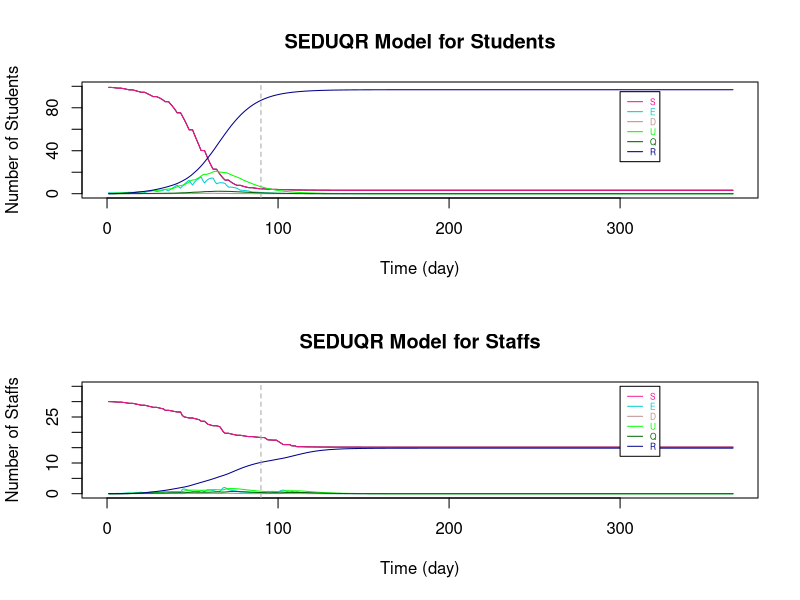

This chart was generated by the following R code:
# Variation in Between Bubbles Contact Number = 5
# (da9)
###################################################################################################################

# Parameters
Ta = matrix(c(0.64,1), nrow = 2) # transmissibility of student and staff
Ca = matrix(c(0.79,1), nrow = 1)  # susceptibility of student and staff
tau = c(0.54, 0.54/2)  # individual transmission rate within and outside the bubble
# set p: the transmission rate: 
p1 = Ta %*% Ca
# p = (student-student same bubble, student-student different, staff-student, student-staff, staff-staff both teaching same or different bubbles)
p = c(p1[1,1]*tau[1], p1[1,1]*tau[2], p1[2,1]*tau[2], p1[1,2]*tau[2], p1[2,2]*tau[2]) #RHO

a = 0.2  # ALPHA: rate from latent to infection
d = c(0.1,0.3) # d:probability of an infection is detectable/symptomatic for student and staff
e = 0.138 # EPSILON: the relative transmission for undetectable compared to detectable
o = 0.75  # THETA: rate of getting quanrantined 
y = 0.1 # GAMMA:recovery rate (differ by age and compartments)

r.values = c(9,3,10,3,3)  # r:contact r people (should be changing with time), in the same order as p (RHO)

T = 366
N = 10 # student number in each bubble


###################################################################################################################

# Define dataframe - students bubbles 1-10 and total staff
# Define array 
B <- matrix(rep(0), T, 7)
A <- array(rep(B), dim = c(T, 7, 11))

A[,1,] <- 10 #  S
A[,7,] <- 10 #  N
A[,1,11] <- 30  # 30 staffs are S initially
A[,7,11] <- 55 #  55 staffs in total (20 of them work from home)
A[1,,1] <- c(9,1,0,0,0,0,10)   # initials

dimnames(A) <- list(1:T, c("S","E","D","U","Q","R","N"), c(sprintf("B%d", 1:10),"Staff"))  # name the array

head(A)
da9 <- as.data.frame(A)

###################################################################################################################

# Set initials
S <- matrix(rep(0), T+1, 10)
E <- matrix(rep(0), T+1, 10)
D <- matrix(rep(0), T+1, 10)
U <- matrix(rep(0), T+1, 10)
Q <- matrix(rep(0), T+1, 10)
R <- matrix(rep(0), T+1, 10)
r <- matrix(rep(0), T+1, 10)

S.Staff=S1=S2=S3=S4=S5=S6=S
E.Staff=E1=E2=E3=E4=E5=E6=E
D.Staff=D1=D2=D3=D4=D5=D6=D
U.Staff=U1=U2=U3=U4=U5=U6=U
Q.Staff=Q1=Q2=Q3=Q4=Q5=Q6=Q
R.Staff=R1=R2=R3=R4=R5=R6=R
r1=r2=r3=r4=r5=r

S5.diff=S2.diff=S
E5.diff=E2.diff=E
D5.diff=D2.diff=D
U5.diff=U2.diff=U
R5.diff=R2.diff=R
r5.diff=r2.diff=r

S.Staff.change = S.Staff

# Staff replacement
Staff.School = S.Staff  
Staff.rp = S.Staff  

# Tutorial Group
S.Std_Std = S
S.Std1=S.Std2=S
S.Stf=E.Stf=D.Stf=U.Stf=Q.Stf=R.Stf=S


###################################################################################################################
# The Symbols for the Dynamic system 

# STUDENTS
# S, E, D, U, Q, R : (without subscript of numbers) TOTAL number of students in each compartment (for an individual bubble)

# S1, E1, D1, U1, Q1, R1: TOTAL number of students in each compartments with ONLY the intractions WITHIN bubbles (for an individual bubble)

# S2.diff, E2.diff, D2.diff, U2.diff, R2.diff : TOTAL number of students that are not in the specified bubble (for an individual bubble)

# S2, E2, D2, U2, Q2, R2: CHANGE of number of students in each compartments by BETWEEN-BUBBLES interactions (for an individual bubble)

# S3, E3, D3, U3, Q3, R3 : CHANGE of number of students in each compartments by their teaching staffs (for an individual bubble)

# STAFFS
# S.Staff, E.Staff, D.Staff, U.Staff, Q.Staff, R.Staff : (without subscript of numbers) TOTAL number of STAFF in each compartment (for those teaching an individual bubble)

# S4, E4, D4, U4, Q4, R4: CHANGE of number of staffs in each compartments by the students they teach (for those teaching an individual bubble)

# S5.diff, E5.diff, D5.diff, U5.diff, R5.diff : TOTAL number of staffs that are not teaching the specified bubble (for those teaching an individual bubble)

# S5, E5, D5, U5, Q5, R5 : CHANGE of number of staffs in each compartments by staffs teaching other bubbles (for those teaching an individual bubble)

# S6, E6, D6, U6, Q6, R6 : CHANGE of number of staffs in each compartments by the staffs teaching the same bubble (for those teaching an individual bubble)

# r are the number of sesceptible contacts that an infection case would contact (vary with situations)

# Staff.School : the number of staff at school of teaching each bubble

# Staff.rp : the number of staff that can come to teach the bubble that were working from home

# TUTOR GROUP

# S.Std_Std : CHANGE of number of student in tutor group by infections within tutor group

# S.Std1 : CHANGE of number of student in bubble j by infections within tutor group

# S.Std2 : CHANGE of number of student in bubble j by infections from the tutor

# S.Stf, E.Stf, D.Stf, U.Stf, Q.Stf, R.Stf : Total number of tutors being infected in tutor group j

###################################################################################################################

# i : time step start from 1 
# j : bubble number 1 to 10

for (i in 1:T){
  for (j in 1:10){  
    
    ###### For STUDENTS
    
    # initals
    S[1,j] =  da9[1,paste("S.B", j, sep = "")]
    E[1,j] =  da9[1,paste("E.B", j, sep = "")]
    D[1,j] =  da9[1,paste("D.B", j, sep = "")]
    U[1,j] =  da9[1,paste("U.B", j, sep = "")]
    Q[1,j] =  da9[1,paste("Q.B", j, sep = "")]
    R[1,j] =  da9[1,paste("R.B", j, sep = "")]
    
    # STUDENT to STUDENT in the SAME BUBBLE
    S1[1,j] =  da9[1,paste("S.B", j, sep = "")]
    E1[1,j] =  da9[1,paste("E.B", j, sep = "")]
    D1[1,j] =  da9[1,paste("D.B", j, sep = "")]
    U1[1,j] =  da9[1,paste("U.B", j, sep = "")]
    Q1[1,j] =  da9[1,paste("Q.B", j, sep = "")]
    R1[1,j] =  da9[1,paste("R.B", j, sep = "")]
    r1[1,j] =  S[1,j]  # number of contact depends on how many S in the bubble
    
    # This formula comes from the dynamic equations (in powerpoint slide 4)
    S1[i+1,j] = S[i,j] - r1[i,j]*p[1]*(D[i,j]+e*U[i,j])
    E1[i+1,j] = E[i,j] + r1[i,j]*p[1]*(D[i,j]+e*U[i,j]) - a*E[i,j]
    D1[i+1,j] = D[i,j] + a*d[1]*E[i,j] - o*D[i,j]
    U1[i+1,j] = U[i,j] + a*(1-d[1])*E[i,j] - y*U[i,j]
    Q1[i+1,j] = Q[i,j] + o*D[i,j] - y*Q[i,j]
    R1[i+1,j] = R[i,j] + y*(Q[i,j]+U[i,j])
    r1[i+1,j] = S[i,j] 
    
    
    # STUDENT to STUDENT in DIFFERENT BUBBLES #
    # number of contact for each individual in bubble j to students in other bubbles
    r2.diff[1,j] =  5  # each student in j contact 5 students in other bubbles
    r2.diff[i+1,j] = r2.diff[i,j]    
    # the total number of contacts of the students in bubble j
    m = round(r2.diff[i,j]*(S[i,j]))  # only Susceptible individuals in j might be infected by students in other bubbles
    
    # inital values of total number of students at school not in bubble j
    # (only S,E,D,U are at school, currently not considered recovery come back to school yet)
    S2.diff[1,j] = 90
    E2.diff[1,j] = 0
    D2.diff[1,j] = 0
    U2.diff[1,j] = 0
    R2.diff[1,j] = 0
    
    # Subset for S,E,D,U compartments of all bubbles 
    all.S = (c(1:ncol(da9)) %% 7) == 1
    all.E = (c(1:ncol(da9)) %% 7) == 2
    all.D = (c(1:ncol(da9)) %% 7) == 3
    all.U = (c(1:ncol(da9)) %% 7) == 4
    all.R = (c(1:ncol(da9)) %% 7) == 6
    
    #total number of students at school not in bubble j (and not staff: the reason of removing the last column)
    # The number of S, E, D, U at time i, different to bubble j
    S2.diff[i,j] = round(sum((da9[i,(all.S)][,-j])[,c(1:ncol(da9[i,(all.S)][,-j])-1)]))
    E2.diff[i,j] = round(sum((da9[i,(all.E)][,-j])[,c(1:ncol(da9[i,(all.E)][,-j])-1)]))
    D2.diff[i,j] = round(sum((da9[i,(all.D)][,-j])[,c(1:ncol(da9[i,(all.D)][,-j])-1)]))
    U2.diff[i,j] = round(sum((da9[i,(all.U)][,-j])[,c(1:ncol(da9[i,(all.U)][,-j])-1)]))
    R2.diff[i,j] = round(sum((da9[i,(all.R)][,-j])[,c(1:ncol(da9[i,(all.R)][,-j])-1)]))
    
    # make a list of S, E, D, U not in bubble j (the times of repeat is the number of students in each compartment)
    list = c(rep("S", S2.diff[i,j]), rep("E", E2.diff[i,j]), rep("D", D2.diff[i,j]), rep("U", U2.diff[i,j]), rep("R", R2.diff[i,j]))
    
    #count the number of S,E,D,U that students in j contacted to
    # " sample(list, m, replace = TRUE) ": Randomly select m from list
    set.seed(123)
    countS = sum((sample(list, m, replace = TRUE))=="S") # for students in bubble j: the number of contact outside bubble j are S
    countE = sum((sample(list, m, replace = TRUE))=="E") # for students in bubble j: the number of contact outside bubble j are E
    countD = sum((sample(list, m, replace = TRUE))=="D") # for students in bubble j: the number of contact outside bubble j are D
    countU = sum((sample(list, m, replace = TRUE))=="U") # for students in bubble j: the number of contact outside bubble j are U
    countR = sum((sample(list, m, replace = TRUE))=="R") # for students in bubble j: the number of contact outside bubble j are R
    
    
    # The number of change in S and E compartments by interactions from other bubbles to bubbles j (only the partial effect)
    # initial (no intractions between bubbles at time 1)
    S2[1,j] = 0
    E2[1,j] = 0
    
    # The change in S and E for bubble j only depends on the number of:
    # 1. (   susceptible students in bubble j: r1[i,j] = S[i,j]   ) and 
    # 2. (   number of detectable/symtomatic and undetectable/asymtomatic that are contacted in other bubbles: countD+e*countU   
    #                                                        -- e is because the effectiveness on D and U in infection rate are different)
    S2[i+1,j] = -p[2]*(countD+e*countU)  # Only the change because of other bubbles
    E2[i+1,j] = p[2]*(countD+e*countU)  # Only the change because of other bubbles, so those Es goes into D/U compartments are included in E1
    
    
    # STAFF to STUDENTs they teach 
    # initial - there is no change of S and E initially
    S3[1,j] = 0
    E3[1,j] = 0
    r3[1,j] = r.values[3]
    
    # The change in S and E for bubble j depends on the number of D and U of staffs
    S3[i+1,j] = - r1[i,j]*p[3]*(D.Staff[i,j]+e*U.Staff[i,j])   
    E3[i+1,j] = r1[i,j]*p[3]*(D.Staff[i,j]+e*U.Staff[i,j])
    r3[i+1,j] =  S[i,j]
    
    
  
    
    # TOTAL on STUDNETS 
    if (S1[i+1,j] + S2[i+1,j] + S3[i+1,j]  >= 0){   # The total number of S has to be >= 0
      S[i+1,j] = S1[i+1,j] + S2[i+1,j] + S3[i+1,j]  
      E[i+1,j] = E1[i+1,j] + E2[i+1,j] + E3[i+1,j]  
    }
    else {  # If not, S = 0, 
      #         E = previous (time step) amout of E - the same amount of students reduced in S compartment - those move to the next compartments
      S[i+1,j] = 0
      E[i+1,j] = E[i,j] - (S[i+1,j]-S[i,j]) - a*E[i,j]
    }
    
    D[i+1,j] = D1[i+1,j]
    U[i+1,j] = U1[i+1,j]
    Q[i+1,j] = Q1[i+1,j]
    R[i+1,j] = R1[i+1,j]
    
    
    ###### For STAFF
    
    # Assume there are 55 staffs in total, initially 30 of them teach students. 
    # The overall effect on STAFF (stdent -> staff  &   staff -> staff in same / different bubble)
    
    # initials
    S.Staff[1,] =  3
    E.Staff[1,] =  0
    D.Staff[1,] =  0
    U.Staff[1,] =  0
    Q.Staff[1,] =  0
    R.Staff[1,] =  0
    
    # STUDENT to STAFF
    # initials
    S4[1,j] = 0
    r4[1,j] = r.values[4]  
    
    # Only S and E compartments will change directly by the infection cause by studnets (E3 = -S3)
    S4[i+1,j] = - r4[i]*p[4]*(D[i,j]+e*U[i,j])
    r4[i+1,j] = S.Staff[i,j]
    
    
    # STAFF to STAFF (teach same bubble)
    # initials
    S6[1,j] = 0
    
    # Only S and E compartments will change directly by the infection cause by staffs teach same bubble (E6 = -S6)
    S6[i+1,j] = - r4[i]*p[5]*(D.Staff[i,j]+e*U.Staff[i,j])
    
    
    # STAFF to STAFF (teach different bubbles)
    # number of contact for each individual staff teach bubble j to the staffs teach other bubbles
    r5.diff[1,j] =  5  # each staff teach j contact 5 staffs teach other bubbles
    r5.diff[i+1,j] = r5.diff[i,j]    
    # the total number of contacts of the students in bubble j
    m.Staff = round(r5.diff[i,j]*(S.Staff[i,j]))  # only Susceptible staffs in j might be infected 
    
    # inital values of total number of staff at school not teach bubble j
    # (only S,E,D,U are at school, currently not considered recovery come back to school yet)
    S5.diff[1,] = 27
    E5.diff[1,] = 0
    D5.diff[1,] = 0
    U5.diff[1,] = 0
    R5.diff[1,] = 0
    
    # The number of S, E, D, U at time i, not teaching to bubble j
    S5.diff[i,j] = round(sum(S.Staff[i,])-S.Staff[i,j])
    E5.diff[i,j] = round(sum(E.Staff[i,])-E.Staff[i,j])
    D5.diff[i,j] = round(sum(D.Staff[i,])-D.Staff[i,j])
    U5.diff[i,j] = round(sum(U.Staff[i,])-U.Staff[i,j])
    R5.diff[i,j] = round(sum(R.Staff[i,])-R.Staff[i,j])
    
    # make a list of S, E, D, U not teach bubble j (the times of repeat is the number of staff in each compartment)
    list.Staff = c(rep("S", S5.diff[i,j]), rep("E", E5.diff[i,j]), rep("D", D5.diff[i,j]), rep("U", U5.diff[i,j]), rep("R", R5.diff[i,j]))
    
    #count the number of S,E,D,U that staffs teaching bubble j contacted to
    # " sample(list.Staff, m.Staff, replace = TRUE) ": Randomly select m.Staff from list
    set.seed(123)
    count.StaffS = sum((sample(list.Staff, m.Staff, replace = TRUE))=="S") # for students in bubble j: the number of contact outside bubble j are S
    count.StaffE = sum((sample(list.Staff, m.Staff, replace = TRUE))=="E") # for students in bubble j: the number of contact outside bubble j are E
    count.StaffD = sum((sample(list.Staff, m.Staff, replace = TRUE))=="D") # for students in bubble j: the number of contact outside bubble j are D
    count.StaffU = sum((sample(list.Staff, m.Staff, replace = TRUE))=="U") # for students in bubble j: the number of contact outside bubble j are U
    count.StaffR = sum((sample(list.Staff, m.Staff, replace = TRUE))=="R") # for students in bubble j: the number of contact outside bubble j are R
    
    # The number of change in S and E compartments by staffs teach j and other staffs contacts
    # initial (no transmission at time 1)
    S5[1,j] = 0
    
    # The change in S and E for staffs teach bubble j only depends on the number of:
    # 1. (   susceptible staffs teach bubble j: r5[i,j] = S.Staff[i,j]   ) and 
    # 2. (   number of detectable/symtomatic and undetectable/asymtomatic staffs teach other bubbles: count.StaffD+e*count.StaffU
    #                                                        -- e is because the effectiveness on D and U in infection rate are different)
    S5[i+1,j] = - p[5]*(count.StaffD+e*count.StaffU)  # Only the change because of staff teach other bubbles
    # E5 = -S5
    
    
   
    
    # TOTAL on STAFF
    # the total change of staff
    
    S.Staff.change[1,j] = 0
    S.Staff.change[i+1,j] = -(S4[i+1,j] + S5[i+1,j] + S6[i+1,j])    
    
    # With larger number in each group, remove the overlapping cases of new infection by:
    # (There might be chance an individual staff is infected by both students he teach and other staff he contact with)
    # Here, use randomly choosing to reduce the overlapping change effect
    # # # count.StaffS_overlap = - round(S3[i+1,j] + S5[i+1,j] + S6[i+1,j]) # the infected cases/the change in S (with overlap)
    
    # This formula comes from the dynamic equations (in powerpoint slide 4)
    S.Staff[i+1,j] = S.Staff[i,j] - S.Staff.change[i+1,j]
    E.Staff[i+1,j] = E.Staff[i,j] + S.Staff.change[i+1,j] - a*E.Staff[i,j]
    D.Staff[i+1,j] = D.Staff[i,j] + a*d[2]*E.Staff[i,j] - o*D.Staff[i,j]
    U.Staff[i+1,j] = U.Staff[i,j] + a*(1-d[2])*E.Staff[i,j] - y*U.Staff[i,j]
    Q.Staff[i+1,j] = Q.Staff[i,j] + o*D.Staff[i,j] - y*Q.Staff[i,j]
    R.Staff[i+1,j] = R.Staff[i,j] + y*(Q.Staff[i,j]+U.Staff[i,j])
    
    
    
    
    
    # The change on Weekends
    # There will not be new infections from 0 A.M. on Saturday till 0 A.M. on the following Monday
    
    offschool = c(seq(0,T,7)-1,seq(0,T,7)-0)
    
    if (!is.na(match(i, setdiff(0:T,offschool))) == TRUE){  #if time i is weekday
    }
    
    else{  #if time i is weekend
      S[i+1,j] = S[i,j]
      E[i+1,j] = E[i,j] - a*E[i,j]
      
      S.Staff[i+1,j] = S.Staff[i,j]
      E.Staff[i+1,j] = E.Staff[i,j] - a*E.Staff[i,j]
      
    }
    
    # Add the results of each time step i and each bubble j of each compartments to the dataframe da9
    da9[i,paste("S.B", j, sep = "")] <- S[i,j]
    da9[i,paste("E.B", j, sep = "")] <- E[i,j]
    da9[i,paste("D.B", j, sep = "")] <- D[i,j]
    da9[i,paste("U.B", j, sep = "")] <- U[i,j]
    da9[i,paste("Q.B", j, sep = "")] <- Q[i,j]
    da9[i,paste("R.B", j, sep = "")] <- R[i,j]
    
    da9[i,paste("S.", "Staff", sep = "")] <- sum(S.Staff[i,])  
    da9[i,paste("E.", "Staff", sep = "")] <- sum(E.Staff[i,])  
    da9[i,paste("D.", "Staff", sep = "")] <- sum(D.Staff[i,])  
    da9[i,paste("U.", "Staff", sep = "")] <- sum(U.Staff[i,]) 
    da9[i,paste("Q.", "Staff", sep = "")] <- sum(Q.Staff[i,])  
    da9[i,paste("R.", "Staff", sep = "")] <- sum(R.Staff[i,])  
    
    # Sum up the total dynamic of students for all bubbles
    da9$S.Student[i] <- sum(S[i,])
    da9$E.Student[i] <- sum(E[i,])
    da9$D.Student[i] <- sum(D[i,])
    da9$U.Student[i] <- sum(U[i,])
    da9$Q.Student[i] <- sum(Q[i,])
    da9$R.Student[i] <- sum(R[i,])
    da9$N.Student[i] <- 100
    
  }
}

# Add extra columns 
for (i in 1:T){
  
  # total number of Staffs working from home
  da9$Staff.rp[i] <- sum(Staff.rp[i,])  
  
  # reproduction rate Rt
  da9$Rt.Student[i] <- (da9$E.Student[i+1] + da9$D.Student[i+1] + da9$U.Student[i+1] + da9$Q.Student[i+1]) / 
    (da9$E.Student[i] + da9$D.Student[i] + da9$U.Student[i] + da9$Q.Student[i])
  
  da9$Rt.Staff[i] <- (da9$E.Staff[i+1] + da9$D.Staff[i+1] + da9$U.Staff[i+1] + da9$Q.Staff[i+1]) / 
    (da9$E.Staff[i] + da9$D.Staff[i] + da9$U.Staff[i] + da9$Q.Staff[i])
}



###################################################################################################################
# Plot SEDUQR graphs
par(mfrow=c(2, 1), lwd=1)

# Students
X_lim <- seq(1,T,by=1)
plot(da9$S.Student~X_lim, pch=15, col="black", main = "SEDUQR Model for Students", type = "l", xlab = "Time (day)", ylab = "Number of Students", xlim = c(0,T), ylim = c(0,100))

lines(da9$S.Student, col="DeepPink", lty=1)
lines(da9$E.Student, col="darkTurquoise", lty=1)
lines(da9$D.Student, col="RosyBrown", lty=1)
lines(da9$U.Student, col="green", lty=1)
lines(da9$Q.Student, col="darkgreen", lty=1)
lines(da9$R.Student, col="darkblue", lty=1)

legend(300, 95 ,c("S","E","D", "U", "Q", "R"),col=c("DeepPink","darkTurquoise","RosyBrown", "green", "darkgreen", "darkblue"),
       text.col=c("DeepPink","darkTurquoise","RosyBrown", "green", "darkgreen", "darkblue"),lty=c(1,1,1,1,1,1),
       cex=0.5)

abline(v=90,col="dark grey", lty=2)

# Staffs
X_lim <- seq(1,T,by=1)
plot(da9$S.Staff~X_lim, pch=15, col="black", main = "SEDUQR Model for Staffs", type = "l", xlab = "Time (day)", ylab = "Number of Staffs", xlim = c(0,T), ylim = c(0,35))

lines(da9$S.Staff, col="DeepPink", lty=1)
lines(da9$E.Staff, col="darkTurquoise", lty=1)
lines(da9$D.Staff, col="RosyBrown", lty=1)
lines(da9$U.Staff, col="green", lty=1)
lines(da9$Q.Staff, col="darkgreen", lty=1)
lines(da9$R.Staff, col="darkblue", lty=1)

legend(300, 35,c("S","E","D", "U", "Q", "R"),col=c("DeepPink","darkTurquoise","RosyBrown", "green", "darkgreen", "darkblue"),
       text.col=c("DeepPink","darkTurquoise","RosyBrown", "green", "darkgreen", "darkblue"),lty=c(1,1,1,1,1,1),
       cex=0.5)

abline(v=90,col="dark grey", lty=2)
